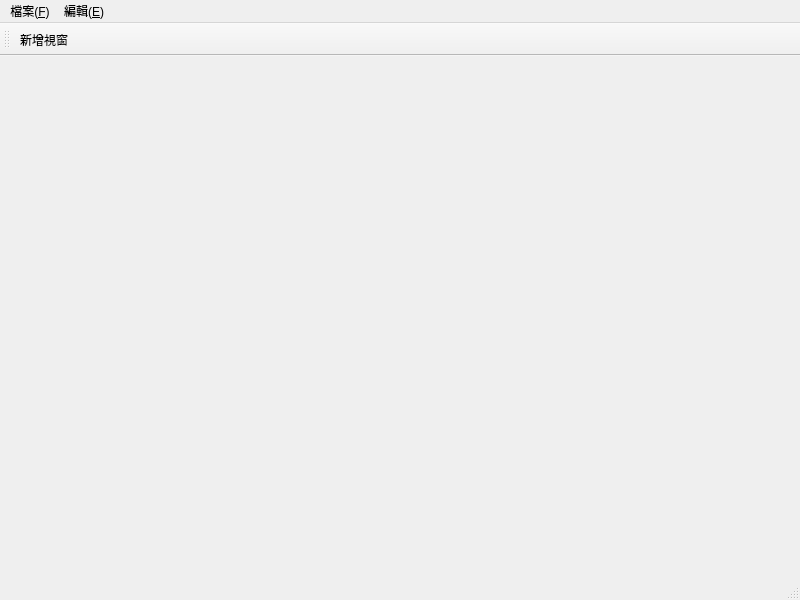
<?xml version="1.0" encoding="UTF-8"?>
<ui version="4.0">
 <class>MainWindow</class>
 <widget class="QMainWindow" name="MainWindow">
  <property name="geometry">
   <rect>
    <x>0</x>
    <y>0</y>
    <width>800</width>
    <height>600</height>
   </rect>
  </property>
  <property name="windowTitle">
   <string>MainWindow</string>
  </property>
  <widget class="QWidget" name="centralwidget">
   <widget class="QWidget" name="gridLayoutWidget">
    <property name="geometry">
     <rect>
      <x>20</x>
      <y>10</y>
      <width>751</width>
      <height>521</height>
     </rect>
    </property>
    <layout class="QGridLayout" name="MaingridLayout"/>
   </widget>
  </widget>
  <widget class="QMenuBar" name="menubar">
   <property name="geometry">
    <rect>
     <x>0</x>
     <y>0</y>
     <width>800</width>
     <height>31</height>
    </rect>
   </property>
   <widget class="QMenu" name="menu">
    <property name="title">
     <string>檔案(&amp;F)</string>
    </property>
    <property name="toolTipsVisible">
     <bool>false</bool>
    </property>
    <addaction name="fileOpenAction"/>
    <addaction name="fileNewAction"/>
    <addaction name="fileCloseAction"/>
    <addaction name="addWinAction"/>
   </widget>
   <widget class="QMenu" name="menu_2">
    <property name="title">
     <string>編輯(&amp;E)</string>
    </property>
   </widget>
   <addaction name="menu"/>
   <addaction name="menu_2"/>
  </widget>
  <widget class="QStatusBar" name="statusbar"/>
  <widget class="QToolBar" name="toolBar">
   <property name="windowTitle">
    <string>toolBar</string>
   </property>
   <attribute name="toolBarArea">
    <enum>TopToolBarArea</enum>
   </attribute>
   <attribute name="toolBarBreak">
    <bool>false</bool>
   </attribute>
   <addaction name="addWinAction"/>
  </widget>
  <action name="fileOpenAction">
   <property name="text">
    <string>開啟</string>
   </property>
   <property name="shortcut">
    <string>Alt+O</string>
   </property>
  </action>
  <action name="fileNewAction">
   <property name="text">
    <string>新增</string>
   </property>
   <property name="shortcut">
    <string>Alt+N</string>
   </property>
  </action>
  <action name="fileCloseAction">
   <property name="text">
    <string>關閉</string>
   </property>
   <property name="shortcut">
    <string>Alt+C</string>
   </property>
  </action>
  <action name="addWinAction">
   <property name="text">
    <string>新增視窗</string>
   </property>
  </action>
 </widget>
 <resources/>
 <connections/>
</ui>
